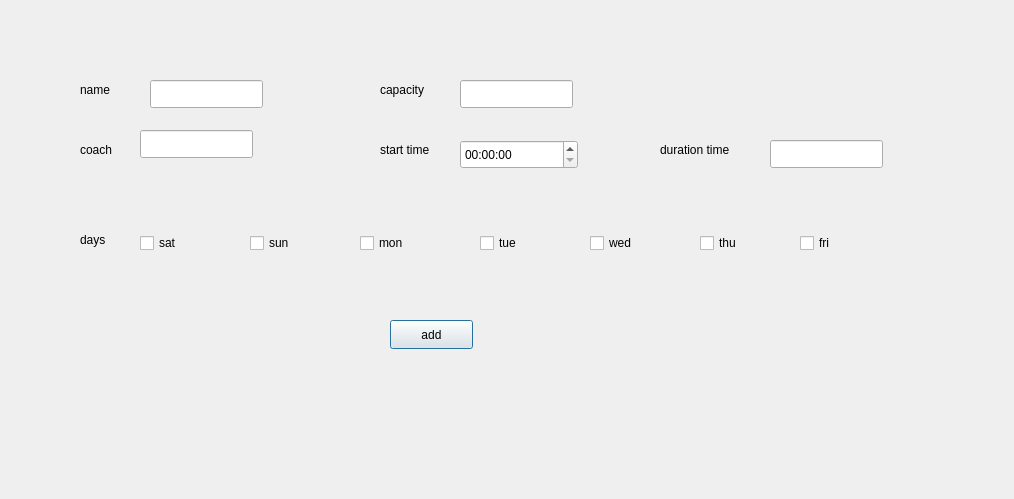
<?xml version="1.0" encoding="UTF-8"?>
<ui version="4.0">
 <class>addTraining</class>
 <widget class="QDialog" name="addTraining">
  <property name="geometry">
   <rect>
    <x>0</x>
    <y>0</y>
    <width>1014</width>
    <height>499</height>
   </rect>
  </property>
  <property name="windowTitle">
   <string>Dialog</string>
  </property>
  <widget class="QLabel" name="label_20">
   <property name="geometry">
    <rect>
     <x>80</x>
     <y>80</y>
     <width>63</width>
     <height>20</height>
    </rect>
   </property>
   <property name="text">
    <string>name </string>
   </property>
  </widget>
  <widget class="QLineEdit" name="trainingNamelineEdit">
   <property name="geometry">
    <rect>
     <x>150</x>
     <y>80</y>
     <width>113</width>
     <height>28</height>
    </rect>
   </property>
  </widget>
  <widget class="QLabel" name="label_21">
   <property name="geometry">
    <rect>
     <x>80</x>
     <y>140</y>
     <width>63</width>
     <height>20</height>
    </rect>
   </property>
   <property name="text">
    <string>coach </string>
   </property>
  </widget>
  <widget class="QLineEdit" name="coachNamelineEdit">
   <property name="geometry">
    <rect>
     <x>140</x>
     <y>130</y>
     <width>113</width>
     <height>28</height>
    </rect>
   </property>
  </widget>
  <widget class="QLabel" name="label_22">
   <property name="geometry">
    <rect>
     <x>380</x>
     <y>80</y>
     <width>63</width>
     <height>20</height>
    </rect>
   </property>
   <property name="text">
    <string>capacity</string>
   </property>
  </widget>
  <widget class="QLineEdit" name="capacitylineEdit">
   <property name="geometry">
    <rect>
     <x>460</x>
     <y>80</y>
     <width>113</width>
     <height>28</height>
    </rect>
   </property>
  </widget>
  <widget class="QLabel" name="label_23">
   <property name="geometry">
    <rect>
     <x>380</x>
     <y>140</y>
     <width>81</width>
     <height>20</height>
    </rect>
   </property>
   <property name="text">
    <string>start time </string>
   </property>
  </widget>
  <widget class="QLineEdit" name="DtimlineEdit">
   <property name="geometry">
    <rect>
     <x>770</x>
     <y>140</y>
     <width>113</width>
     <height>28</height>
    </rect>
   </property>
  </widget>
  <widget class="QTimeEdit" name="StimeEdit">
   <property name="geometry">
    <rect>
     <x>460</x>
     <y>140</y>
     <width>118</width>
     <height>29</height>
    </rect>
   </property>
  </widget>
  <widget class="QLabel" name="label_24">
   <property name="geometry">
    <rect>
     <x>660</x>
     <y>140</y>
     <width>91</width>
     <height>20</height>
    </rect>
   </property>
   <property name="text">
    <string>duration time </string>
   </property>
  </widget>
  <widget class="QLabel" name="label_25">
   <property name="geometry">
    <rect>
     <x>80</x>
     <y>230</y>
     <width>63</width>
     <height>20</height>
    </rect>
   </property>
   <property name="text">
    <string>days</string>
   </property>
  </widget>
  <widget class="QCheckBox" name="checkBox_8">
   <property name="geometry">
    <rect>
     <x>700</x>
     <y>230</y>
     <width>93</width>
     <height>26</height>
    </rect>
   </property>
   <property name="text">
    <string>thu</string>
   </property>
  </widget>
  <widget class="QCheckBox" name="checkBox_9">
   <property name="geometry">
    <rect>
     <x>140</x>
     <y>230</y>
     <width>93</width>
     <height>26</height>
    </rect>
   </property>
   <property name="text">
    <string>sat</string>
   </property>
  </widget>
  <widget class="QCheckBox" name="checkBox_10">
   <property name="geometry">
    <rect>
     <x>250</x>
     <y>230</y>
     <width>93</width>
     <height>26</height>
    </rect>
   </property>
   <property name="text">
    <string>sun</string>
   </property>
  </widget>
  <widget class="QCheckBox" name="checkBox_11">
   <property name="geometry">
    <rect>
     <x>360</x>
     <y>230</y>
     <width>93</width>
     <height>26</height>
    </rect>
   </property>
   <property name="text">
    <string>mon</string>
   </property>
  </widget>
  <widget class="QCheckBox" name="checkBox_12">
   <property name="geometry">
    <rect>
     <x>480</x>
     <y>230</y>
     <width>93</width>
     <height>26</height>
    </rect>
   </property>
   <property name="text">
    <string>tue</string>
   </property>
  </widget>
  <widget class="QCheckBox" name="checkBox_13">
   <property name="geometry">
    <rect>
     <x>590</x>
     <y>230</y>
     <width>93</width>
     <height>26</height>
    </rect>
   </property>
   <property name="text">
    <string>wed</string>
   </property>
  </widget>
  <widget class="QCheckBox" name="checkBox_14">
   <property name="geometry">
    <rect>
     <x>800</x>
     <y>230</y>
     <width>93</width>
     <height>26</height>
    </rect>
   </property>
   <property name="text">
    <string>fri</string>
   </property>
  </widget>
  <widget class="QPushButton" name="pushButton_3">
   <property name="geometry">
    <rect>
     <x>390</x>
     <y>320</y>
     <width>83</width>
     <height>29</height>
    </rect>
   </property>
   <property name="text">
    <string>add</string>
   </property>
  </widget>
 </widget>
 <resources/>
 <connections/>
</ui>
